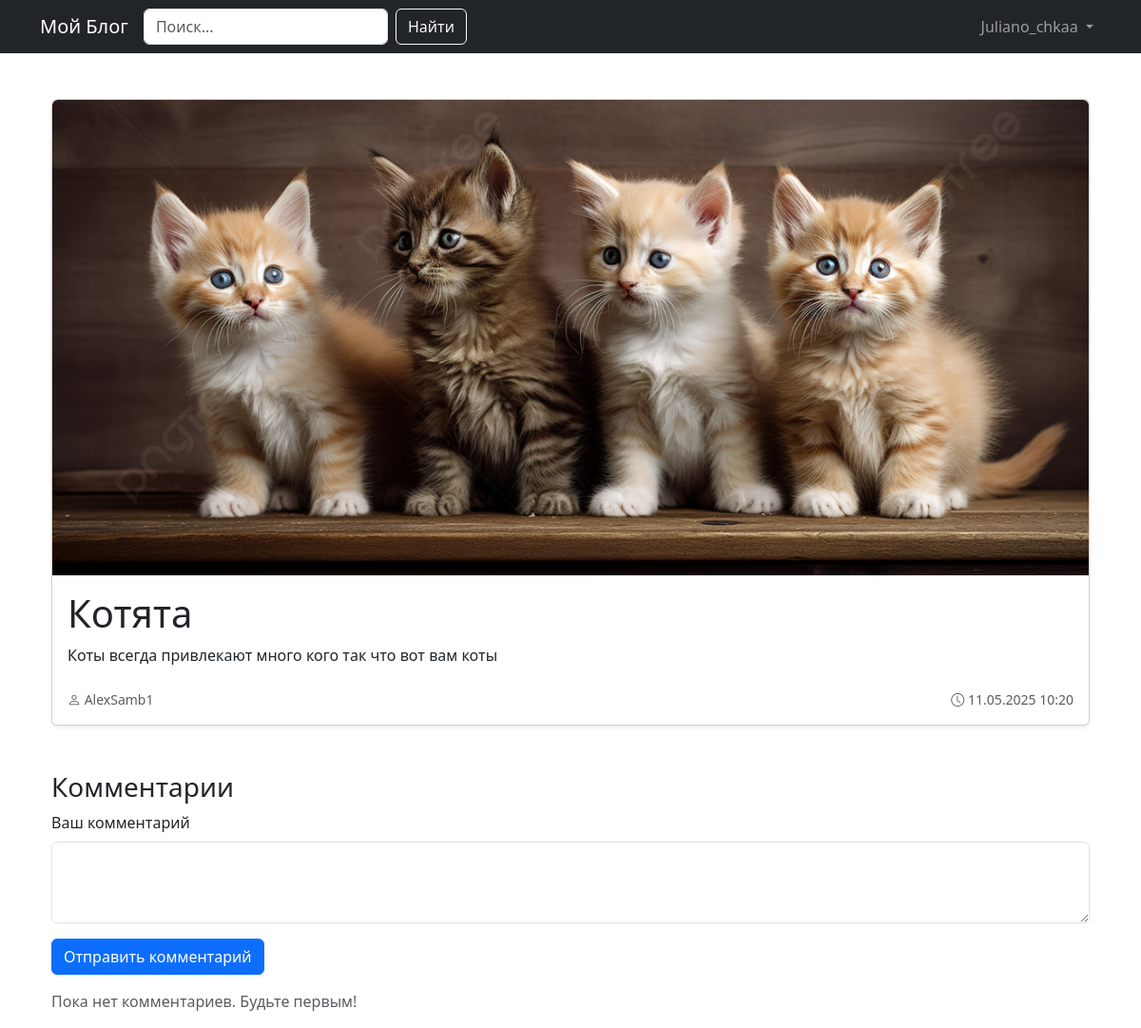
The app's page /post/2 (signed in) with its own data.
### app.py (models this page shows, shortened)
class User(UserMixin, db.Model):
    id = db.Column(db.Integer, primary_key=True)
    username = db.Column(db.String(50), unique=True, nullable=False)
    password_hash = db.Column(db.String(128))
    posts = db.relationship('Post', backref='author', lazy=True)
    avatar_filename = db.Column(db.String(255))
    @property
    def password(self):
        raise AttributeError('Пароль не доступен для чтения')

class Post(db.Model):
    id = db.Column(db.Integer, primary_key=True)
    title = db.Column(db.String(100), nullable=False)
    content = db.Column(db.Text, nullable=False)
    image_filename = db.Column(db.String(255))
    user_id = db.Column(db.Integer, db.ForeignKey('user.id'), nullable=False)
    created_at = db.Column(db.DateTime, default=datetime.utcnow)
    summary = db.Column(db.Text)

### app.py (the view, shortened to what this page needs)
@app.route('/post/<int:post_id>', methods=['GET', 'POST'])
def view_post(post_id):
    post = Post.query.get_or_404(post_id)
    comment_form = CommentForm()
    return render_template('post.html', post=post, comment_form=comment_form)

### app.py
class CommentForm(FlaskForm):
    content = TextAreaField('Ваш комментарий', validators=[DataRequired(), Length(max=500)])
    submit = SubmitField('Отправить')

### app.py (called while the page is built)
@login_manager.user_loader
def load_user(user_id):
    return db.session.get(User, int(user_id))

### templates/post.html (shortened to what this page needs)
{% extends "base.html" %}
{% block content %}
<div class="container mt-5">
    <div class="card shadow-sm mb-4">
        {% if post.image_filename %}
            <img src="{{ url_for('static', filename='uploads/' + post.image_filename) }}"
                 alt="Изображение поста" class="card-img-top rounded-top" style="max-height: 500px; object-fit: cover;">
        {% endif %}
        <div class="card-body">
            <h1 class="card-title">{{ post.title }}</h1>
            <p class="card-text" style="white-space: pre-line;">{{ post.content }}</p>
            <div class="d-flex justify-content-between align-items-center text-muted mt-4">
                <small>
                    <i class="bi bi-person"></i> {{ post.author.username }}
                </small>
                <small>
                    <i class="bi bi-clock"></i> {{ post.created_at.strftime('%d.%m.%Y %H:%M') }}
                </small>
            </div>
        </div>
    </div>
    <div class="mt-5">
        <h3>Комментарии</h3>
        {% if current_user.is_authenticated %}
            <form method="POST">
                <div class="mb-3">
                    {{ comment_form.content.label(class="form-label") }}
                    {{ comment_form.content(class="form-control", rows=3) }}
                </div>
                <button type="submit" class="btn btn-primary">Отправить комментарий</button>
            </form>
        {% else %}
            <p class="text-muted">Войдите, чтобы оставлять комментарии.</p>
        {% endif %}
        {% if post.comments %}
            <hr>
            {% for comment in post.comments %}
                <div class="card mb-3">
                    <div class="card-body">
                        <h6 class="card-subtitle mb-2 text-muted d-flex justify-content-between">
                            <span><strong>{{ comment.author.username }}</strong></span>
                            <small>{{ comment.created_at.strftime('%d.%m.%Y %H:%M') }}</small>
                        </h6>
                        <p class="card-text">{{ comment.content }}</p>
                    </div>
                </div>
            {% endfor %}
        {% else %}
            <p class="text-muted mt-3">Пока нет комментариев. Будьте первым!</p>
        {% endif %}
    </div>
</div>
{% endblock %}

### templates/base.html (shortened to what this page needs)
<!DOCTYPE html>
<html lang="ru">
<head>
    <link rel="stylesheet" href="https://cdn.jsdelivr.net/npm/bootstrap-icons@1.8.0/font/bootstrap-icons.css">
    <link href="https://cdn.jsdelivr.net/npm/bootstrap@5.3.0/dist/css/bootstrap.min.css" rel="stylesheet">
</head>
<body>
    <nav class="navbar navbar-expand-lg navbar-dark bg-dark">
        <div class="container">
            <a class="navbar-brand" href="{{ url_for('index') }}">Мой Блог</a>
            <div class="collapse navbar-collapse" id="navbarNav">
                <form class="d-flex me-3" action="{{ url_for('search') }}" method="GET">
                    <input class="form-control me-2" type="search" name="q" placeholder="Поиск..." aria-label="Поиск">
                    <button class="btn btn-outline-light" type="submit">Найти</button>
                </form>
                <ul class="navbar-nav ms-auto">
                    {% if current_user.is_authenticated %}
                        <li class="nav-item dropdown">
                            <a class="nav-link dropdown-toggle" href="#" role="button" data-bs-toggle="dropdown" aria-expanded="false">
                                {{ current_user.username }}
                            </a>
                        </li>
                    {% endif %}
                </ul>
            </div>
        </div>
    </nav>
    <div class="container mt-4">
        {% block content %}{% endblock %}
    </div>
</body>
</html>

### records on screen
User: username "Juliano_chkaa"
Post: image_filename (picture), title "Котята", content "Коты всегда привлекают много кого так что вот вам коты", created_at "11.05.2025 10:20"
User: author.username "AlexSamb1"

### other values on screen
{{ comment_form.content.label(class="form-label") }} "Ваш комментарий"
